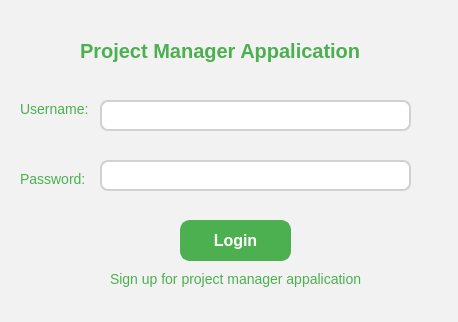
<?xml version="1.0" encoding="UTF-8"?>
<ui version="4.0">
 <class>MainWindow</class>
 <widget class="QMainWindow" name="MainWindow">
  <property name="geometry">
   <rect>
    <x>0</x>
    <y>0</y>
    <width>458</width>
    <height>322</height>
   </rect>
  </property>
  <property name="windowTitle">
   <string>MainWindow</string>
  </property>
  <property name="styleSheet">
   <string notr="true">background-color: #F2F2F2;  /* Màu nền sáng (light grey) */
</string>
  </property>
  <widget class="QWidget" name="centralwidget">
   <widget class="QLabel" name="label">
    <property name="geometry">
     <rect>
      <x>80</x>
      <y>30</y>
      <width>301</width>
      <height>41</height>
     </rect>
    </property>
    <property name="styleSheet">
     <string notr="true">QLabel {
    font-size: 20px;           /* Kích thước font */
    font-weight: bold;         /* Làm đậm chữ */
    color: #4CAF50;      /* Màu nền xanh */
    text-align: center;        /* Căn giữa tiêu đề */
    text-shadow: 2px 2px 4px rgba(0, 0, 0, 0.5); /* Hiệu ứng bóng đổ */
}
</string>
    </property>
    <property name="text">
     <string>Project Manager Appalication</string>
    </property>
   </widget>
   <widget class="QLabel" name="label_2">
    <property name="geometry">
     <rect>
      <x>20</x>
      <y>100</y>
      <width>81</width>
      <height>17</height>
     </rect>
    </property>
    <property name="styleSheet">
     <string notr="true">QLabel {
    font-size: 14px;
    color: #4CAF50;
}</string>
    </property>
    <property name="text">
     <string>Username: </string>
    </property>
   </widget>
   <widget class="QLabel" name="label_3">
    <property name="geometry">
     <rect>
      <x>20</x>
      <y>170</y>
      <width>81</width>
      <height>17</height>
     </rect>
    </property>
    <property name="styleSheet">
     <string notr="true">QLabel {
    font-size: 14px;
    color: #4CAF50;
}</string>
    </property>
    <property name="text">
     <string>Password: </string>
    </property>
   </widget>
   <widget class="QLineEdit" name="username">
    <property name="geometry">
     <rect>
      <x>100</x>
      <y>100</y>
      <width>311</width>
      <height>31</height>
     </rect>
    </property>
    <property name="styleSheet">
     <string notr="true">QLineEdit {
    background-color: #fff;
    border: 2px solid #D1D1D4;
    border-radius: 8px;
    padding: 10px;
    font-size: 14px;
    font-weight: 700;
    color: #4C489D;
    transition: 0.3s;
}

QLineEdit:focus {
    border-color: #6A679E; /* Đổi màu đường viền khi trường nhập được focus */
    background-color: #f0f0f0; /* Thay đổi màu nền khi focus */
    box-shadow: 0 0 5px rgba(106, 103, 158, 0.5); /* Thêm hiệu ứng bóng khi focus */
}

QLineEdit::placeholder {
    color: #7875B5; /* Màu sắc cho placeholder (ví dụ: &quot;Enter username&quot;) */
    font-style: italic;
}
</string>
    </property>
   </widget>
   <widget class="QLineEdit" name="password">
    <property name="geometry">
     <rect>
      <x>100</x>
      <y>160</y>
      <width>311</width>
      <height>31</height>
     </rect>
    </property>
    <property name="styleSheet">
     <string notr="true">QLineEdit {
    background-color: #fff;
    border: 2px solid #D1D1D4;
    border-radius: 8px;
    padding: 10px;
    font-size: 14px;
    font-weight: 700;
    color: #4C489D;
    transition: 0.3s;
}

QLineEdit:focus {
    border-color: #6A679E; /* Đổi màu đường viền khi trường nhập được focus */
    background-color: #f0f0f0; /* Thay đổi màu nền khi focus */
    box-shadow: 0 0 5px rgba(106, 103, 158, 0.5); /* Thêm hiệu ứng bóng khi focus */
}

QLineEdit::placeholder {
    color: #7875B5; /* Màu sắc cho placeholder (ví dụ: &quot;Enter username&quot;) */
    font-style: italic;
}
</string>
    </property>
   </widget>
   <widget class="QPushButton" name="loginButton">
    <property name="geometry">
     <rect>
      <x>180</x>
      <y>220</y>
      <width>111</width>
      <height>41</height>
     </rect>
    </property>
    <property name="styleSheet">
     <string notr="true">QPushButton {
    background-color: #4CAF50;      /* Màu nền xanh */
    color: white;                    /* Màu chữ trắng */
    border: 2px solid #4CAF50;      /* Viền nút với màu xanh */
    border-radius: 10px;             /* Bo tròn các góc */
    padding: 10px 20px;              /* Khoảng cách giữa chữ và viền */
    font-size: 16px;                 /* Kích thước chữ */
    font-weight: bold;               /* Làm chữ đậm */
}
QPushButton:hover {
    background-color: #45a049;      /* Màu nền khi hover (di chuột vào) */
    border: 2px solid #45a049;      /* Màu viền khi hover */
}
QPushButton:pressed {
    background-color: #388E3C;      /* Màu nền khi nhấn */
    border: 2px solid #388E3C;      /* Màu viền khi nhấn */
}
</string>
    </property>
    <property name="text">
     <string>Login</string>
    </property>
   </widget>
   <widget class="QLabel" name="signUp">
    <property name="geometry">
     <rect>
      <x>110</x>
      <y>270</y>
      <width>281</width>
      <height>17</height>
     </rect>
    </property>
    <property name="styleSheet">
     <string notr="true">QLabel {
    font-size: 14px;
    color: #4CAF50;
}</string>
    </property>
    <property name="text">
     <string>Sign up for project manager appalication</string>
    </property>
   </widget>
  </widget>
  <widget class="QStatusBar" name="statusbar"/>
 </widget>
 <resources/>
 <connections/>
</ui>
